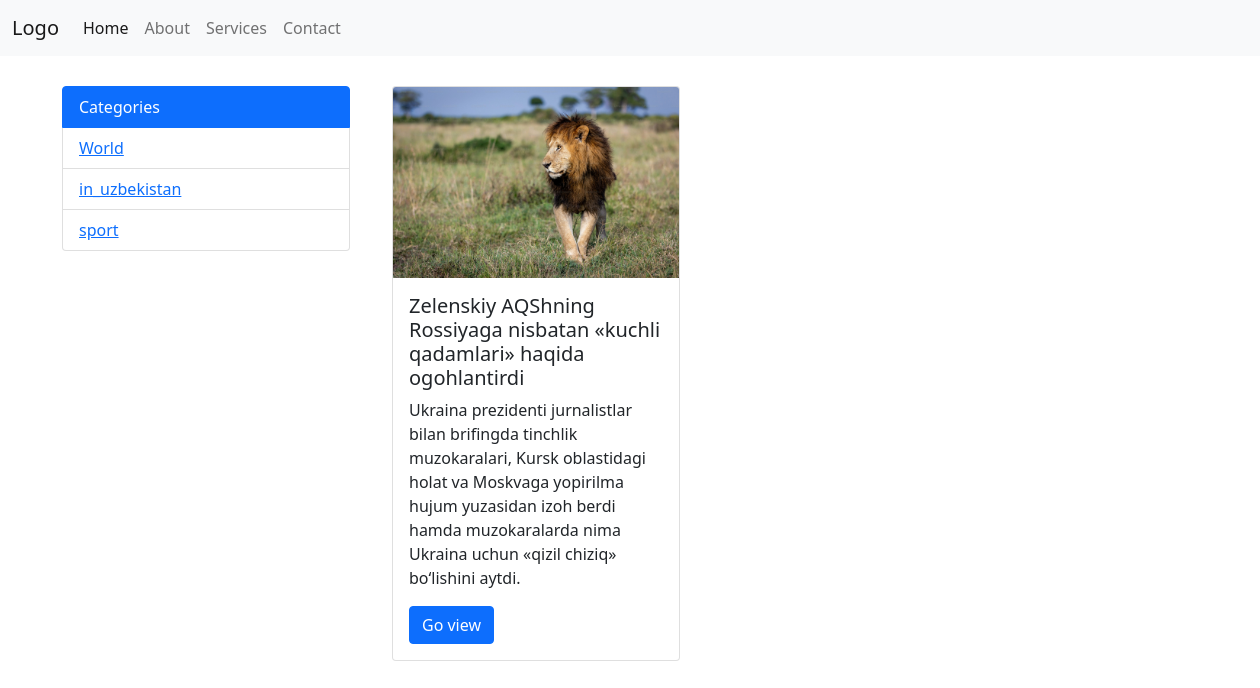
Page /category/1/ on the committed database.
### common/models.py (models this page shows, shortened)
class Categories(models.Model):
    cat_id = models.AutoField(primary_key=True)
    title_name = models.CharField(max_length=100)
    class Meta:
        verbose_name = 'CATEGORY'
        verbose_name_plural = 'CATEGORYS'

class News(models.Model):
    title = models.CharField(max_length=150)
    context = models.TextField(blank=True)
    category = models.ForeignKey(Categories, on_delete=models.CASCADE)
    created_ed = models.DateTimeField(auto_now_add=True)
    updated_ad = models.DateTimeField(auto_now=True)
    photo = models.ImageField(upload_to='photos/%Y/%m/%d/')
    is_bool = models.BooleanField(default=True)
    class Meta:
        verbose_name = "NEW"
        verbose_name_plural = "NEWS"
        ordering = ['created_ed']

### common/views.py (the view)
# urls.py: path('category/<int:category_id>/',category_news)
def category_news(request,category_id):
        cat = Categories.objects.all()
        news = News.objects.filter(category_id=category_id)
        db = {
      'cat' : cat,
      "news":news,
      "title": "News title"
          }
        return render(request=request,template_name='home.html',context=db)

### common/templates/home.html (shortened to what this page needs)
<!DOCTYPE html>
<html lang="en">
<head>
    <link href="https://cdn.jsdelivr.net/npm/bootstrap@5.0.2/dist/css/bootstrap.min.css" rel="stylesheet">
</head>
<body>
    <nav class="navbar navbar-expand-lg navbar-light bg-light">
        <div class="container-fluid">
          <a class="navbar-brand" href="index.html">Logo</a>
          <div class="collapse navbar-collapse" id="navbarNav">
            <ul class="navbar-nav">
              <li class="nav-item">
                <a class="nav-link active" href="#">Home</a>
              </li>
              <li class="nav-item">
                <a class="nav-link" href="#">About</a>
              </li>
              <li class="nav-item">
                <a class="nav-link" href="#">Services</a>
              </li>
              <li class="nav-item">
                <a class="nav-link" href="#">Contact</a>
              </li>
            </ul>
          </div>
        </div>
      </nav>
    <div class="row" style="width: 1200px; margin-top: 30px; margin-left: 50px; margin-right: 50px;">
        <div class="col-3">
            <ul class="list-group" style="width: 18rem;">
                <li class="list-group-item active">Categories</li>
                {% for itm in cat %}
                <li class="list-group-item"><a href="/category/{{itm.pk}}">{{ itm.title_name }}</a></li>
                {% endfor %}
            </ul>
        </div>
        <div class="col-9">
            <div class="row">
                {% for i in news %}
                <div class="col-md-4 mb-3">
                    <div class="card" style="width: 18rem;">
                        {% if i.photo %}
                            <img class="card-img-top" src="{{ i.photo.url }}" alt="{{ i.title }}">
                        {% else %}
                            <img class="card-img-top" src="/photos/2025/03/11/Screenshot_from_2025-01-14_11-52-32.png" alt="{{ i.title }}">
                        {% endif %}
                        <div class="card-body">
                            <h5 class="card-title">{{ i.title }}</h5>
                            <p class="card-text">{{ i.context }}</p>
                            <a href="#" class="btn btn-primary">Go view</a>
                        </div>
                    </div>
                </div>
                {% endfor %}
            </div>
        </div>
    </div>
</body>
</html>

### common/templates/home.html (style rules this page uses)
.card { margin-left: 30px; }

### rows in the picture
Categories: title_name "World"
Categories: title_name "in_uzbekistan"
Categories: title_name "sport"
News: photo (picture), title "Zelenskiy AQShning Rossiyaga nisbatan «kuchli qadamlari» haqida ogohlantirdi", context "Ukraina prezidenti jurnalistlar bilan brifingda tinchlik muzokaralari, Kursk oblastidagi holat va Moskvaga yopirilma hujum yuzasidan izoh berdi hamda muzokaralarda nima Ukraina uchun «qizil chiziq» bo‘lishini aytdi."
